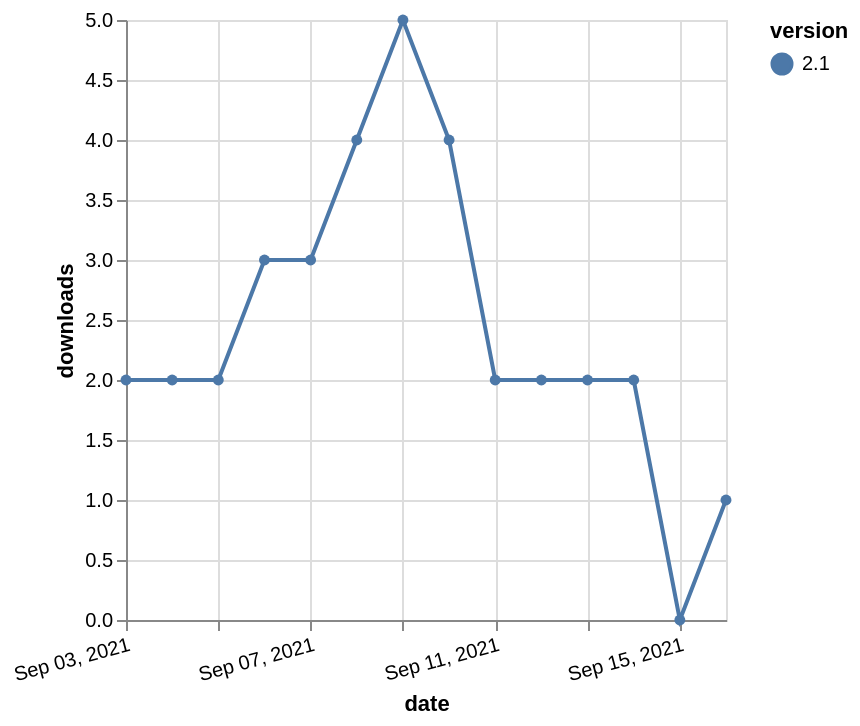

Source (Vega-Lite JSON):
### Vega-Lite specification from a JSON file in a GitHub repository (floating-point values rounded to 4 significant figures)
{"$schema": "https://vega.github.io/schema/vega-lite/v5.json", "description": "A simple bar chart with embedded data.", "data": {"values": [{"date": "2021-09-03", "total": 2892, "delta": 2, "version": "2.1"}, {"date": "2021-09-04", "total": 2894, "delta": 2, "version": "2.1"}, {"date": "2021-09-05", "total": 2896, "delta": 2, "version": "2.1"}, {"date": "2021-09-06", "total": 2899, "delta": 3, "version": "2.1"}, {"date": "2021-09-07", "total": 2902, "delta": 3, "version": "2.1"}, {"date": "2021-09-08", "total": 2906, "delta": 4, "version": "2.1"}, {"date": "2021-09-09", "total": 2911, "delta": 5, "version": "2.1"}, {"date": "2021-09-10", "total": 2915, "delta": 4, "version": "2.1"}, {"date": "2021-09-11", "total": 2917, "delta": 2, "version": "2.1"}, {"date": "2021-09-12", "total": 2919, "delta": 2, "version": "2.1"}, {"date": "2021-09-13", "total": 2921, "delta": 2, "version": "2.1"}, {"date": "2021-09-14", "total": 2923, "delta": 2, "version": "2.1"}, {"date": "2021-09-15", "total": 2923, "delta": 0, "version": "2.1"}, {"date": "2021-09-16", "total": 2924, "delta": 1, "version": "2.1"}]}, "width": "container", "mark": {"type": "line", "point": {"filled": true}}, "encoding": {"x": {"field": "date", "type": "temporal", "timeUnit": "yearmonthdate", "title": "date", "axis": {"labelAngle": -15}}, "y": {"field": "delta", "type": "quantitative", "title": "downloads"}, "color": {"field": "version", "type": "nominal"}, "tooltip": {"field": "delta"}}}
